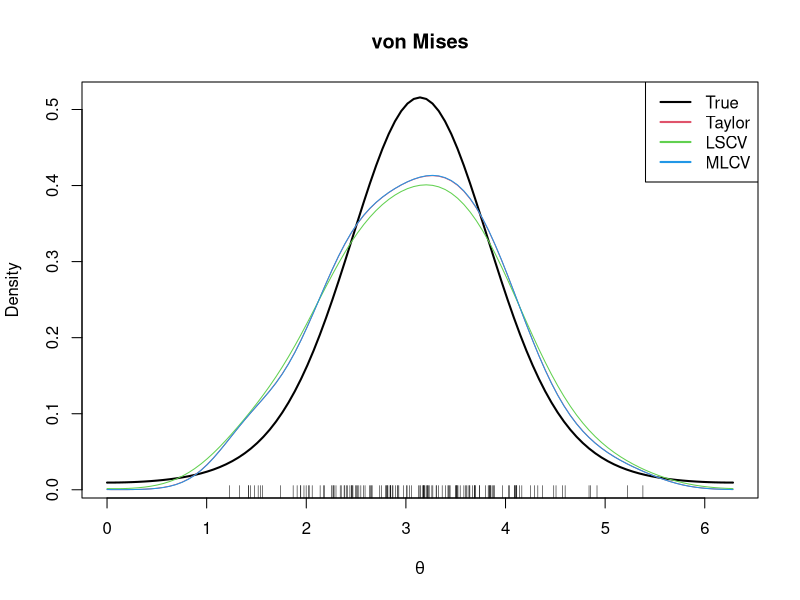
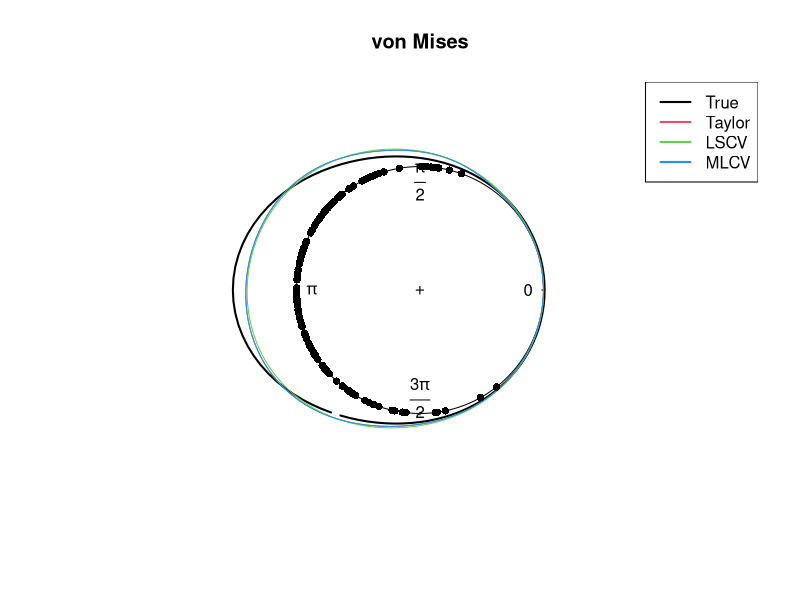
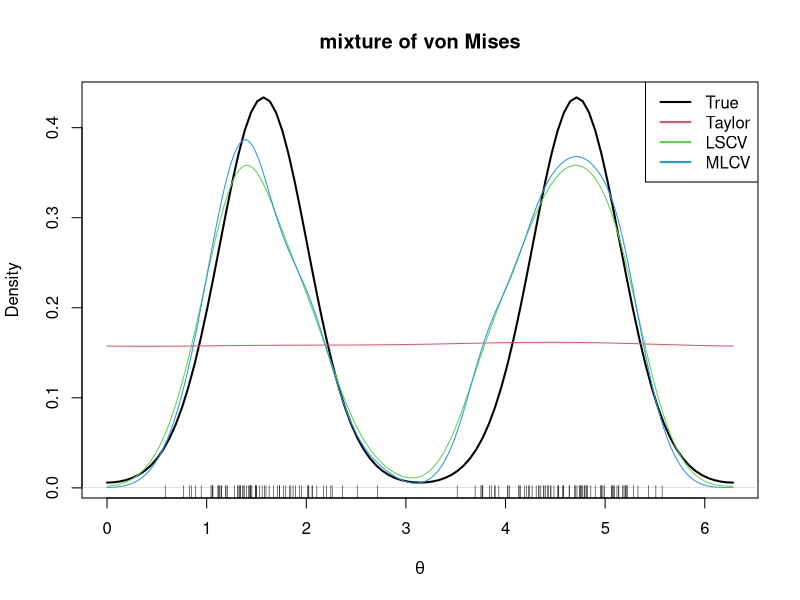
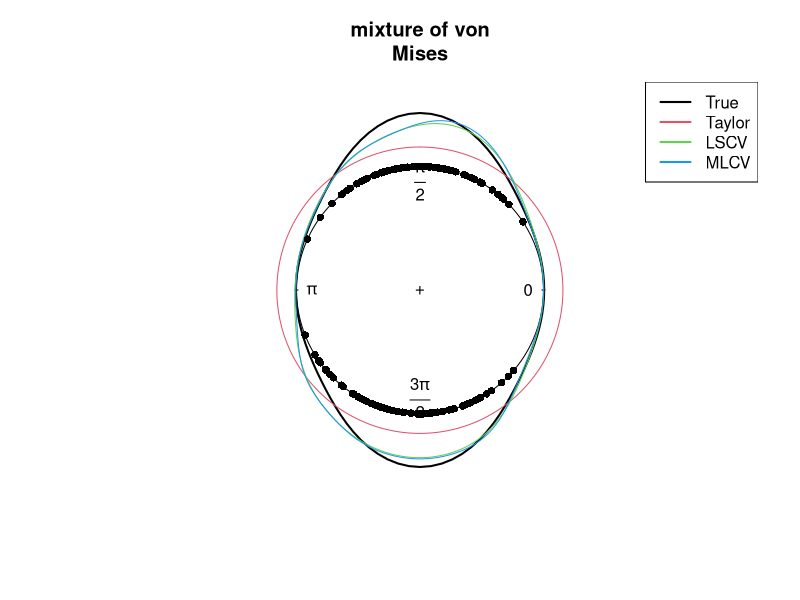
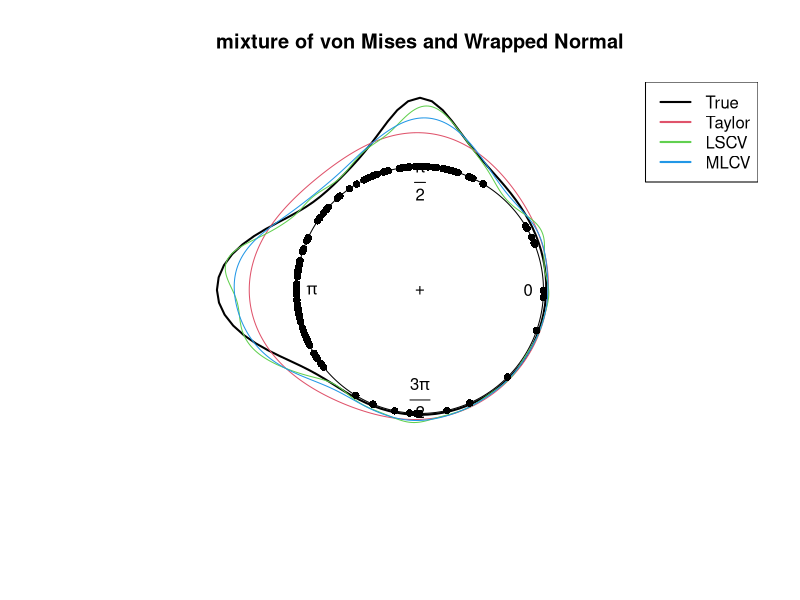

Reproduce these figures in R, in order.
library(circular)


### Name: bandwidth
### Title: Bandwidth Selectors for Kernel Density Estimation for Circular
###   Data
### Aliases: bw.cv.mse.circular bw.cv.ml.circular bw.nrd.circular
### Keywords: distribution smooth

### ** Examples

set.seed(12345)

## Example 1: von Mises ##
theta1 <- rvonmises(n=150,mu=circular(pi),kappa=2)

bw.nrd1 <- bw.nrd.circular(theta1)
bw.cv.mse1 <- bw.cv.mse.circular(theta1)
bw.cv.ml1 <- bw.cv.ml.circular(theta1)

## Linear plot
plot(function(x) dvonmises(circular(x), mu=circular(pi), kappa=2),
type="l", lwd=2, col=1, main="von Mises", xlab=expression(theta),
ylab="Density", from=0, to=2*pi)
plot(approxfun(density.circular(x=theta1, bw=bw.nrd1)), col=2, from=0, to=2*pi, add=TRUE)
plot(approxfun(density.circular(x=theta1, bw=bw.cv.mse1)), col=3,
from=0, to=2*pi, add=TRUE)
plot(approxfun(density.circular(x=theta1, bw=bw.cv.ml1)), col=4, from=0,
to=2*pi, add=TRUE)
legend("topright", legend=c("True", "Taylor", "LSCV", "MLCV"), col=1:4, lwd=2)
rug(theta1)

## Circular plot
dvonmises1 <- function(x) dvonmises(circular(x), mu=circular(pi), kappa=2)
curve.circular(dvonmises1, lwd=2, col=1, main="von Mises", xlim=c(-1.5,
1.5), ylim=c(-1.5,1.5))
lines(density.circular(x=theta1, bw=bw.nrd1), col=2)
lines(density.circular(x=theta1, bw=bw.cv.mse1), col=3)
lines(density.circular(x=theta1, bw=bw.cv.ml1), col=4)
legend("topright", legend=c("True", "Taylor", "LSCV", "MLCV"), col=1:4, lwd=2)
points(theta1)

## Example 2: mixture of von Mises ##

theta2 <- rmixedvonmises(n=150, mu1=circular(pi/2),
mu2=circular(3*pi/2), kappa1=5, kappa2=5,p=0.5)

bw.nrd2 <- bw.nrd.circular(theta2)
bw.cv.mse2 <- bw.cv.mse.circular(theta2)
bw.cv.ml2 <- bw.cv.ml.circular(theta2)

## Linear plot
plot(function(x) dmixedvonmises(circular(x), mu1=circular(pi/2),
mu2=circular(3*pi/2), kappa1=5, kappa2=5, p=0.5), type="l", lwd=2,
col=1, main="mixture of von Mises", xlab=expression(theta),
ylab="Density", from=0, to=2*pi)
lines(density.circular(x=theta2, bw=bw.nrd2), plot.type='line', col=2)
lines(density.circular(x=theta2, bw=bw.cv.mse2), plot.type='line',
col=3)
lines(density.circular(x=theta2, bw=bw.cv.ml2), plot.type='line', col=4)
rug(theta2)
legend("topright", legend=c("True", "Taylor", "LSCV", "MLCV"), col=1:4, lwd=2)

## Circular plot
dmixedvonmises1 <- function(x) dmixedvonmises(circular(x), mu1=circular(pi/2),
mu2=circular(3*pi/2), kappa1=5, kappa2=5, p=0.5)
curve.circular(dmixedvonmises1, join=TRUE,
xlim=c(-1.5, 1.5), ylim=c(-1.5, 1.5), lwd=2, col=1, main="mixture of von
Mises")
lines(density.circular(x=theta2, bw=bw.nrd2), col=2)
lines(density.circular(x=theta2, bw=bw.cv.mse2), col=3)
lines(density.circular(x=theta2, bw=bw.cv.ml2), col=4)
points(theta2)
legend("topright", legend=c("True", "Taylor", "LSCV", "MLCV"), col=1:4, lwd=2)

## Example 3: mixture of von Mises and Wrapped Cauchy ##

rmixture <- function(n){
  x <- circular(sapply(runif(n), function(u) ifelse(u>0.5,
  rvonmises(n=1, mu=circular(pi),kappa=10),
  rwrappedcauchy(n=1,mu=circular(pi/2),rho=0.75))))
  return(x)
}

theta3 <- rmixture(n=150)

bw.nrd3 <- bw.nrd.circular(theta3)
bw.cv.mse3 <- bw.cv.mse.circular(theta3, lower=0.1, upper=100)
bw.cv.ml3 <- bw.cv.ml.circular(theta3, lower=0.1, upper=100)

dmixture <- function(x) (dvonmises(x, mu=circular(pi),
kappa=10)+dwrappedcauchy(x, mu=circular(pi/2), rho=0.75))/2
curve.circular(dmixture, join=TRUE, xlim=c(-1.5, 1.5), ylim=c(-1.5,
1.5), lwd=2, col=1, main="mixture of von Mises and Wrapped Normal")
lines(density.circular(x=theta3, bw=bw.nrd3), col=2)
lines(density.circular(x=theta3, bw=bw.cv.mse3), col=3)
lines(density.circular(x=theta3, bw=bw.cv.ml3), col=4)
legend("topright", legend=c("True", "Taylor", "LSCV", "MLCV"), col=1:4, lwd=2)
points(theta3)
